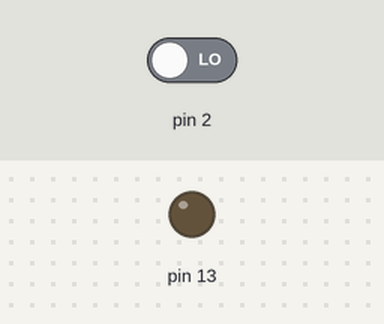
A sketch run on a simulated Arduino Uno, built with avr-gcc and run on an emulated ATmega328P. On the bench: output pins drawn as LEDs (lit = HIGH). The inputs (shaded band) are chosen by the test bench; at power-on: pin 2 LOW.

Above: at 1.2 s.
1.3 s: pin 2 driven HIGH
At 1.7 s:
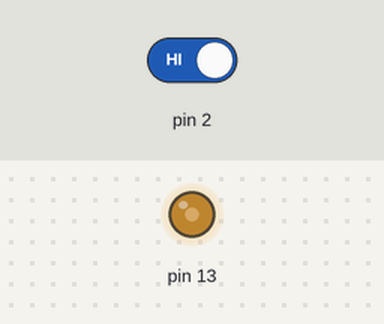
2.8 s: pin 2 driven LOW
At 4.1 s:
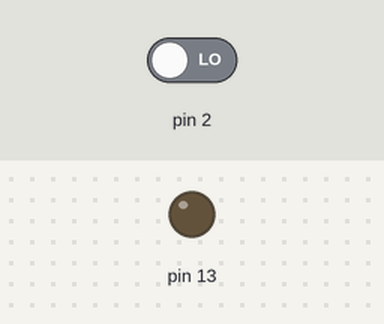
Timing chart, 0 to 5.8 s (numbered marks = the images above; inputs shaded):
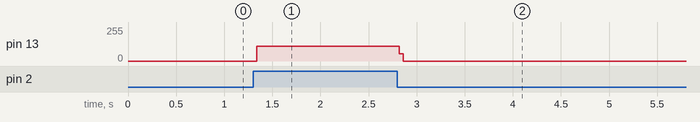

Measured:
- after the input at 1.3 s, pin 13: 0/255 → 111/255 at once
- after the input at 2.8 s, pin 13: 111/255 → 0/255 at once

The sketch:

BOOLEANA.ino
```cpp
/**
   Exemplo de uso da variável do tipo booleana
   @author Denise F Saldanha Fogo
*/

//Variável do tipo booleana usada como apoio a lógica
bool led = false;

void setup() {
  pinMode(2, INPUT);
  pinMode(13, OUTPUT);
}

void loop() {
  if (digitalRead(2) == HIGH && led == false) {
    digitalWrite(13, HIGH);
    led = true;
  }
    if (digitalRead(2) == HIGH && led == true) {
    digitalWrite(13, LOW);
    led = false;
  }
}
```
